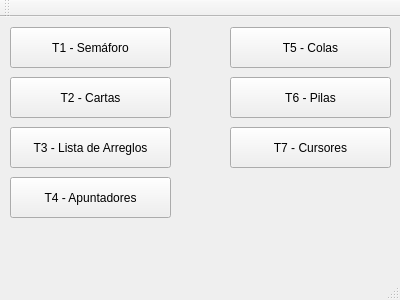
<?xml version="1.0" encoding="UTF-8"?>
<ui version="4.0">
 <class>MainWindow</class>
 <widget class="QMainWindow" name="MainWindow">
  <property name="geometry">
   <rect>
    <x>0</x>
    <y>0</y>
    <width>400</width>
    <height>300</height>
   </rect>
  </property>
  <property name="windowTitle">
   <string>MainWindow</string>
  </property>
  <widget class="QWidget" name="centralWidget">
   <widget class="QPushButton" name="bT1">
    <property name="geometry">
     <rect>
      <x>10</x>
      <y>10</y>
      <width>161</width>
      <height>41</height>
     </rect>
    </property>
    <property name="text">
     <string>T1 - Semáforo</string>
    </property>
   </widget>
   <widget class="QPushButton" name="bT2">
    <property name="geometry">
     <rect>
      <x>10</x>
      <y>60</y>
      <width>161</width>
      <height>41</height>
     </rect>
    </property>
    <property name="text">
     <string>T2 - Cartas</string>
    </property>
   </widget>
   <widget class="QPushButton" name="bT3">
    <property name="geometry">
     <rect>
      <x>10</x>
      <y>110</y>
      <width>161</width>
      <height>41</height>
     </rect>
    </property>
    <property name="text">
     <string>T3 - Lista de Arreglos</string>
    </property>
   </widget>
   <widget class="QPushButton" name="bT4">
    <property name="geometry">
     <rect>
      <x>10</x>
      <y>160</y>
      <width>161</width>
      <height>41</height>
     </rect>
    </property>
    <property name="text">
     <string>T4 - Apuntadores</string>
    </property>
   </widget>
   <widget class="QPushButton" name="bT6">
    <property name="geometry">
     <rect>
      <x>230</x>
      <y>60</y>
      <width>161</width>
      <height>41</height>
     </rect>
    </property>
    <property name="text">
     <string>T6 - Pilas</string>
    </property>
   </widget>
   <widget class="QPushButton" name="bT5">
    <property name="geometry">
     <rect>
      <x>230</x>
      <y>10</y>
      <width>161</width>
      <height>41</height>
     </rect>
    </property>
    <property name="text">
     <string>T5 - Colas</string>
    </property>
   </widget>
   <widget class="QPushButton" name="bT7">
    <property name="geometry">
     <rect>
      <x>230</x>
      <y>110</y>
      <width>161</width>
      <height>41</height>
     </rect>
    </property>
    <property name="text">
     <string>T7 - Cursores</string>
    </property>
   </widget>
  </widget>
  <widget class="QMenuBar" name="menuBar">
   <property name="geometry">
    <rect>
     <x>0</x>
     <y>0</y>
     <width>400</width>
     <height>20</height>
    </rect>
   </property>
  </widget>
  <widget class="QToolBar" name="mainToolBar">
   <attribute name="toolBarArea">
    <enum>TopToolBarArea</enum>
   </attribute>
   <attribute name="toolBarBreak">
    <bool>false</bool>
   </attribute>
  </widget>
  <widget class="QStatusBar" name="statusBar"/>
 </widget>
 <layoutdefault spacing="6" margin="11"/>
 <resources/>
 <connections/>
</ui>
